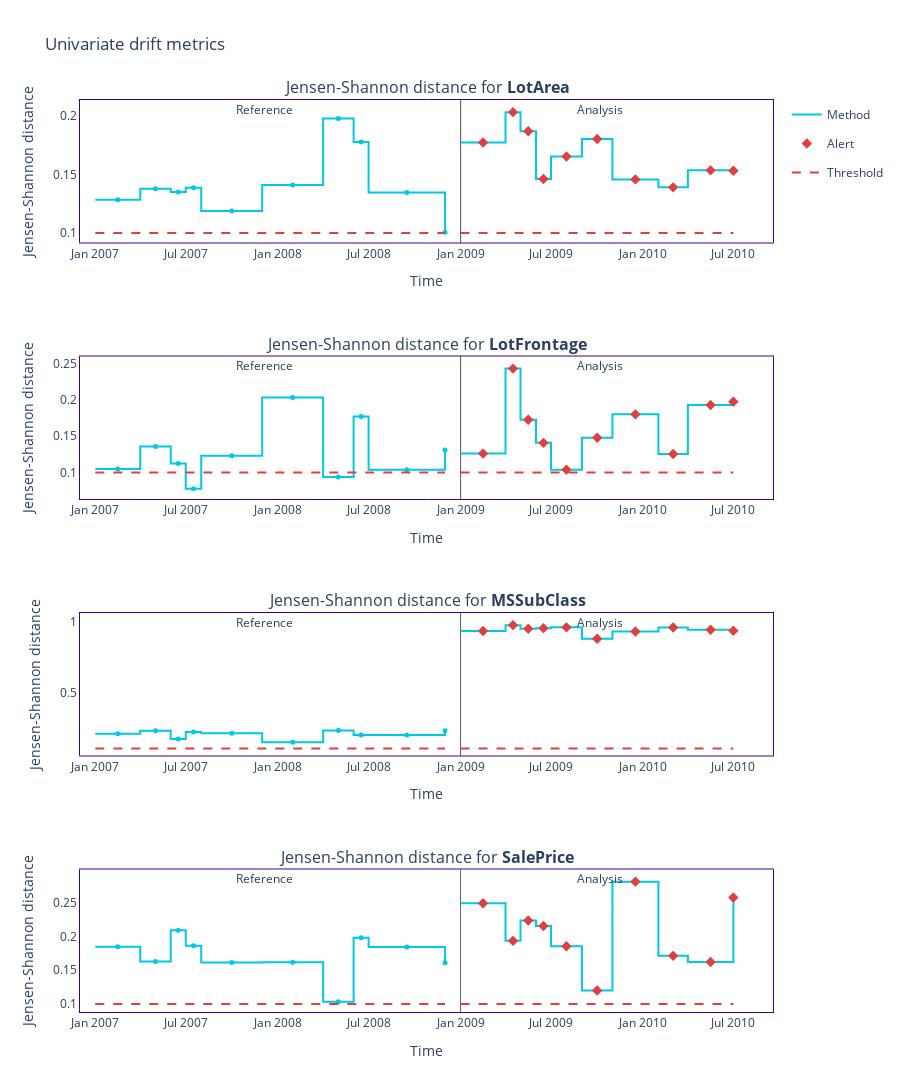

Source (notebook cell):
### Code cell
calc = nml.UnivariateDriftCalculator(

    column_names=["MSSubClass","MSZoning","LotFrontage","LotArea", "Street","timestamp","SalePrice"],

    treat_as_categorical=['binarized'],

    timestamp_column_name='timestamp',

    continuous_methods=['kolmogorov_smirnov', 'jensen_shannon'],

    categorical_methods=['chi2', 'jensen_shannon'],

)

calc.fit(reference)

results = calc.calculate(analysis)


figure = results.filter(column_names=results.continuous_column_names, methods=['jensen_shannon']).plot(kind='drift')

figure.show()
